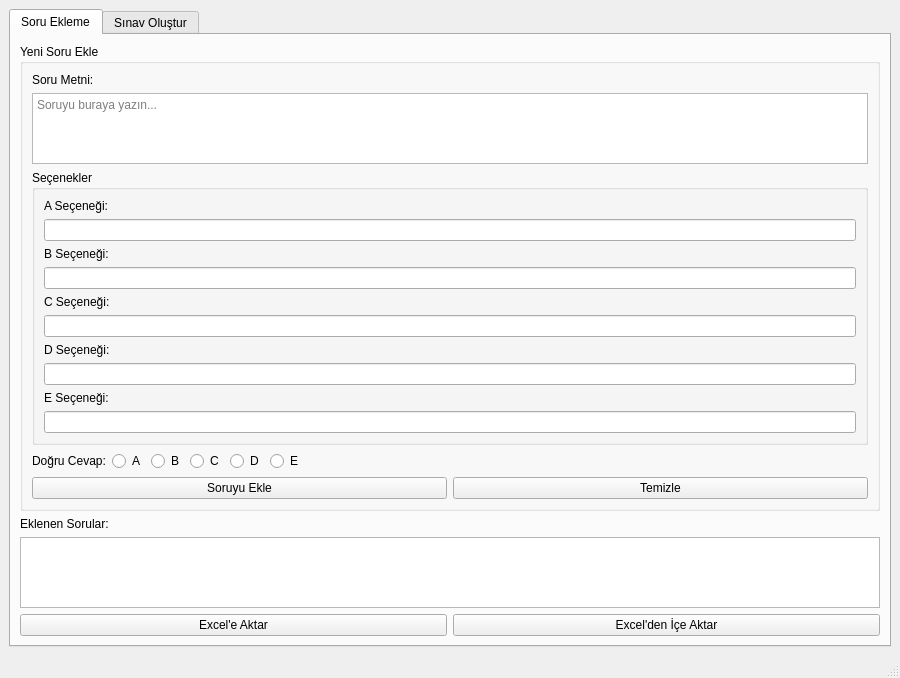
<?xml version="1.0" encoding="UTF-8"?>
<ui version="4.0">
 <class>MainWindow</class>
 <widget class="QMainWindow" name="MainWindow">
  <property name="geometry">
   <rect>
    <x>100</x>
    <y>100</y>
    <width>900</width>
    <height>600</height>
   </rect>
  </property>
  <property name="windowTitle">
   <string>Öğrenci Sınav Sistemi v2.0</string>
  </property>
  <widget class="QWidget" name="centralwidget">
   <layout class="QVBoxLayout" name="verticalLayout">
    <item>
     <widget class="QTabWidget" name="tabWidget">
      <property name="currentIndex">
       <number>0</number>
      </property>
      <widget class="QWidget" name="tab_question">
       <attribute name="title">
        <string>Soru Ekleme</string>
       </attribute>
       <layout class="QVBoxLayout" name="verticalLayout_2">
        <item>
         <widget class="QGroupBox" name="groupBox_question">
          <property name="title">
           <string>Yeni Soru Ekle</string>
          </property>
          <layout class="QVBoxLayout" name="verticalLayout_3">
           <item>
            <widget class="QLabel" name="label_question">
             <property name="text">
              <string>Soru Metni:</string>
             </property>
            </widget>
           </item>
           <item>
            <widget class="QTextEdit" name="textEdit_question">
             <property name="placeholderText">
              <string>Soruyu buraya yazın...</string>
             </property>
            </widget>
           </item>
           <item>
            <widget class="QGroupBox" name="groupBox_options">
             <property name="title">
              <string>Seçenekler</string>
             </property>
             <layout class="QVBoxLayout" name="verticalLayout_4">
              <item>
               <widget class="QLabel" name="label_optionA">
                <property name="text">
                 <string>A Seçeneği:</string>
                </property>
               </widget>
              </item>
              <item>
               <widget class="QLineEdit" name="lineEdit_optionA"/>
              </item>
              <item>
               <widget class="QLabel" name="label_optionB">
                <property name="text">
                 <string>B Seçeneği:</string>
                </property>
               </widget>
              </item>
              <item>
               <widget class="QLineEdit" name="lineEdit_optionB"/>
              </item>
              <item>
               <widget class="QLabel" name="label_optionC">
                <property name="text">
                 <string>C Seçeneği:</string>
                </property>
               </widget>
              </item>
              <item>
               <widget class="QLineEdit" name="lineEdit_optionC"/>
              </item>
              <item>
               <widget class="QLabel" name="label_optionD">
                <property name="text">
                 <string>D Seçeneği:</string>
                </property>
               </widget>
              </item>
              <item>
               <widget class="QLineEdit" name="lineEdit_optionD"/>
              </item>
              <item>
               <widget class="QLabel" name="label_optionE">
                <property name="text">
                 <string>E Seçeneği:</string>
                </property>
               </widget>
              </item>
              <item>
               <widget class="QLineEdit" name="lineEdit_optionE"/>
              </item>
             </layout>
            </widget>
           </item>
           <item>
            <layout class="QHBoxLayout" name="horizontalLayout">
             <item>
              <widget class="QLabel" name="label_correct">
               <property name="text">
                <string>Doğru Cevap:</string>
               </property>
              </widget>
             </item>
             <item>
              <widget class="QRadioButton" name="radioButton_A">
               <property name="text">
                <string>A</string>
               </property>
              </widget>
             </item>
             <item>
              <widget class="QRadioButton" name="radioButton_B">
               <property name="text">
                <string>B</string>
               </property>
              </widget>
             </item>
             <item>
              <widget class="QRadioButton" name="radioButton_C">
               <property name="text">
                <string>C</string>
               </property>
              </widget>
             </item>
             <item>
              <widget class="QRadioButton" name="radioButton_D">
               <property name="text">
                <string>D</string>
               </property>
              </widget>
             </item>
             <item>
              <widget class="QRadioButton" name="radioButton_E">
               <property name="text">
                <string>E</string>
               </property>
              </widget>
             </item>
             <item>
              <spacer name="horizontalSpacer">
               <property name="orientation">
                <enum>Qt::Horizontal</enum>
               </property>
               <property name="sizeHint" stdset="0">
                <size>
                 <width>40</width>
                 <height>20</height>
                </size>
               </property>
              </spacer>
             </item>
            </layout>
           </item>
           <item>
            <layout class="QHBoxLayout" name="horizontalLayout_2">
             <item>
              <widget class="QPushButton" name="pushButton_add">
               <property name="text">
                <string>Soruyu Ekle</string>
               </property>
              </widget>
             </item>
             <item>
              <widget class="QPushButton" name="pushButton_clear">
               <property name="text">
                <string>Temizle</string>
               </property>
              </widget>
             </item>
            </layout>
           </item>
          </layout>
         </widget>
        </item>
        <item>
         <widget class="QLabel" name="label_list">
          <property name="text">
           <string>Eklenen Sorular:</string>
          </property>
         </widget>
        </item>
        <item>
         <widget class="QListWidget" name="listWidget_questions"/>
        </item>
        <item>
         <layout class="QHBoxLayout" name="horizontalLayout_3">
          <item>
           <widget class="QPushButton" name="pushButton_export">
            <property name="text">
             <string>Excel'e Aktar</string>
            </property>
           </widget>
          </item>
          <item>
           <widget class="QPushButton" name="pushButton_import">
            <property name="text">
             <string>Excel'den İçe Aktar</string>
            </property>
           </widget>
          </item>
         </layout>
        </item>
       </layout>
      </widget>
      <widget class="QWidget" name="tab_exam">
       <attribute name="title">
        <string>Sınav Oluştur</string>
       </attribute>
       <layout class="QVBoxLayout" name="verticalLayout_5">
        <item>
         <layout class="QHBoxLayout" name="horizontalLayout_4">
          <item>
           <widget class="QPushButton" name="pushButton_load">
            <property name="text">
             <string>Soru Yükle</string>
            </property>
           </widget>
          </item>
          <item>
           <widget class="QPushButton" name="pushButton_print">
            <property name="text">
             <string>PDF Oluştur</string>
            </property>
           </widget>
          </item>
         </layout>
        </item>
        <item>
         <widget class="QGroupBox" name="groupBox_settings">
          <property name="title">
           <string>Sınav Ayarları</string>
          </property>
          <layout class="QHBoxLayout" name="horizontalLayout_5">
           <item>
            <widget class="QLabel" name="label_title">
             <property name="text">
              <string>Başlık:</string>
             </property>
            </widget>
           </item>
           <item>
            <widget class="QLineEdit" name="lineEdit_title">
             <property name="placeholderText">
              <string>Sınav Başlığı</string>
             </property>
            </widget>
           </item>
           <item>
            <widget class="QLabel" name="label_date">
             <property name="text">
              <string>Tarih:</string>
             </property>
            </widget>
           </item>
           <item>
            <widget class="QLineEdit" name="lineEdit_date">
             <property name="placeholderText">
              <string>Sınav Tarihi</string>
             </property>
            </widget>
           </item>
          </layout>
         </widget>
        </item>
        <item>
         <widget class="QTableWidget" name="tableWidget_questions">
          <column>
           <property name="text">
            <string>Soru</string>
           </property>
          </column>
          <column>
           <property name="text">
            <string>A</string>
           </property>
          </column>
          <column>
           <property name="text">
            <string>B</string>
           </property>
          </column>
          <column>
           <property name="text">
            <string>C</string>
           </property>
          </column>
          <column>
           <property name="text">
            <string>D</string>
           </property>
          </column>
          <column>
           <property name="text">
            <string>E</string>
           </property>
          </column>
          <column>
           <property name="text">
            <string>Doğru Cevap</string>
           </property>
          </column>
         </widget>
        </item>
       </layout>
      </widget>
     </widget>
    </item>
   </layout>
  </widget>
  <widget class="QStatusBar" name="statusbar"/>
 </widget>
 <resources/>
 <connections/>
</ui> 
